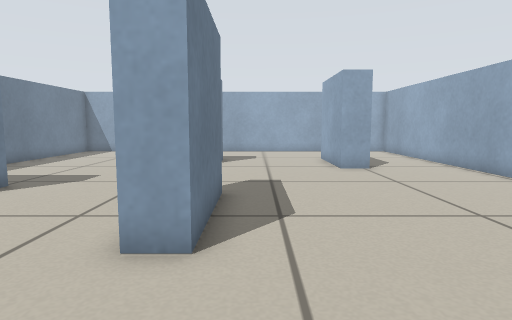
view 1 (above)

16 first-person views from a walk through a Stage world. The camera is 0.45 m above the floor, tilts 6° down and sees 75° across. The lines on the ground mark 1 m squares. The floor is counted in squares, 0.25 m on a side. Each view is taken from the middle of a square. On the plan, view 1 faces up. The plan holds only what a view shows up to about 17 squares ahead; the rest is blank. Robots are left out.

view 2
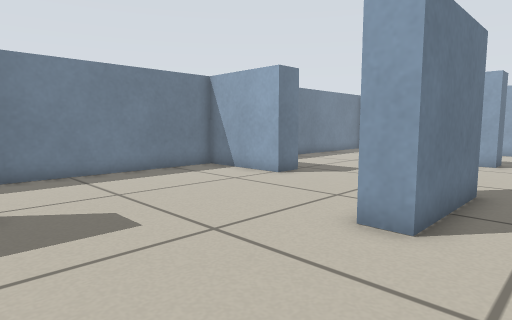

view 3
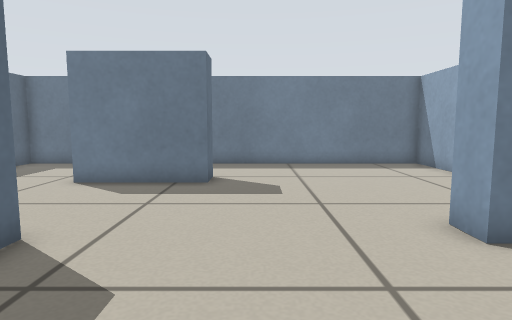

view 4
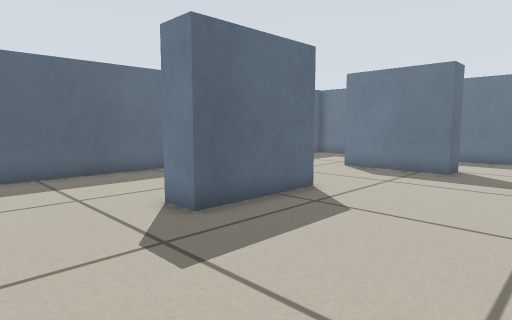

view 5
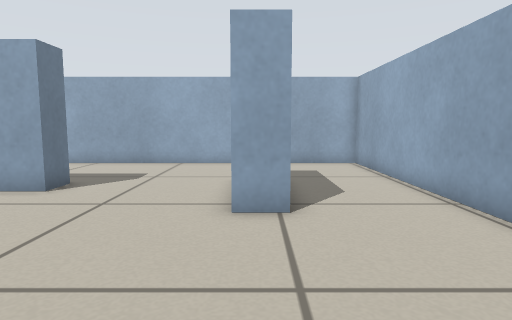

view 6
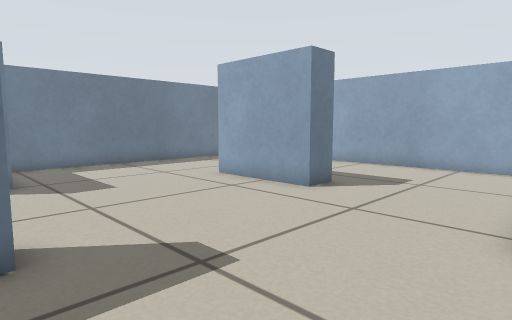

view 7
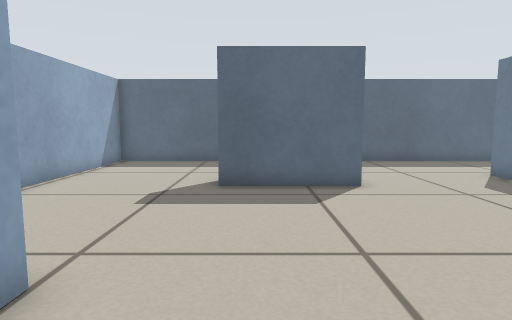

view 8
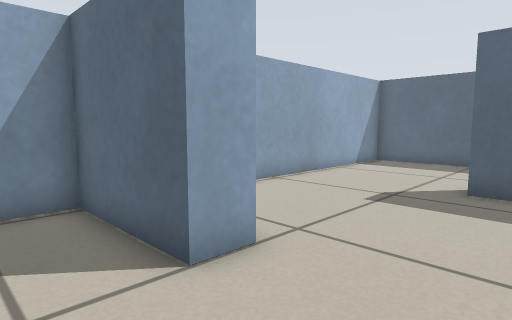

view 9
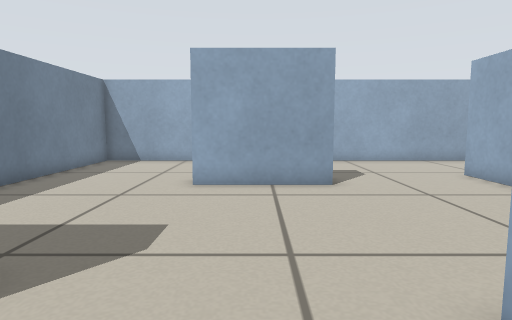

view 10
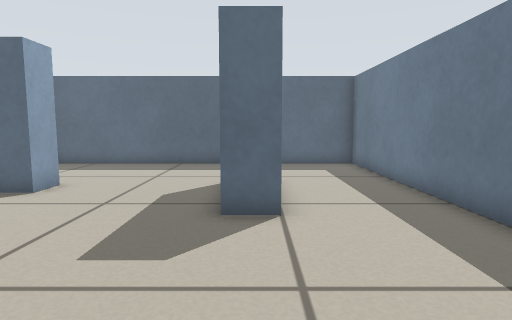

view 11
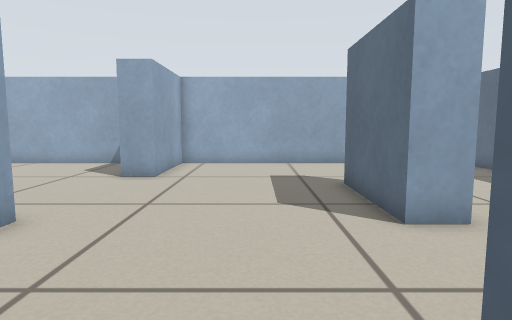

view 12
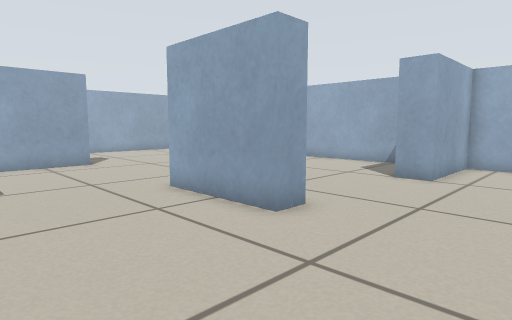

view 13
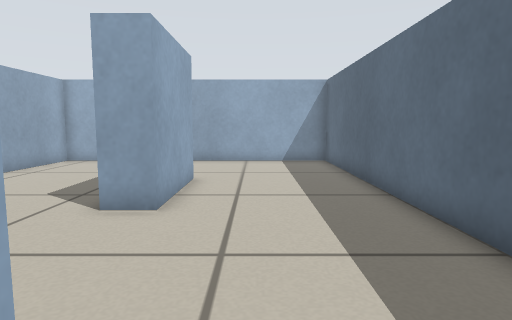

view 14
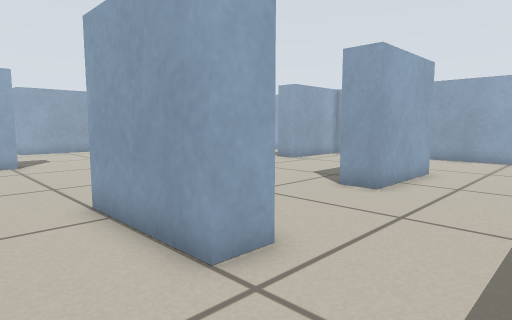

view 15
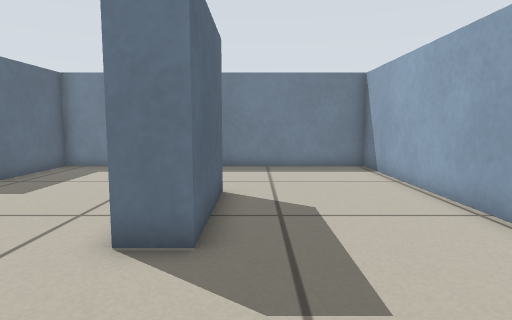

view 16
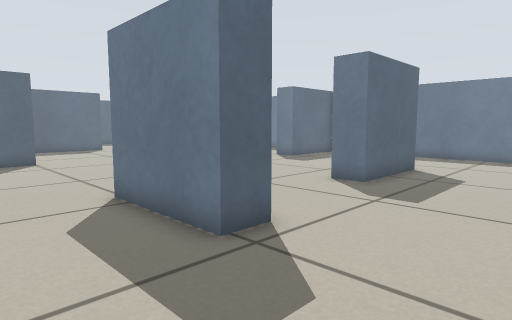

### Floor plan
Points are (right, up) in squares from view 1. A wall is a line through its corners. A room is listed if a view was taken in it or the views show most of it. See-through windows are left out.
Room 1 (views 1, 2, 3, 4, 5, 6, 7, 8, 9, 10, 11, 12, 13, 14, 15, 16)
walls: (-0.9, 8.8) (-0.9, 4.5) (-1.9, 4.5) (-1.9, 8.8); (-7.3, 9.8) (-7.3, 8.5) (-11.5, 8.5) (-11.5, -9.5) (8.7, -9.5) (8.7, 3.5) (4.5, 3.5) (4.5, 4.7) (8.7, 4.7) (8.7, 22.7) (-11.5, 22.7) (-11.5, 9.7) (-7.6, 9.7); (-6.3, -0.5) (-6.3, -4.7) (-7.5, -4.7) (-7.5, -0.5) (-6.3, -0.5); (-1.1, -2.7) (3.1, -2.7) (3.1, -3.9) (-1.1, -3.9) (-1.1, -2.7); (3.5, 13.7) (3.5, 17.9) (4.7, 17.9) (4.7, 13.7) (3.5, 13.7); (-6, 17.1) (-1.7, 17.1) (-1.7, 15.9) (-6, 15.9)

Positions as (right, up) in squares from view 1, and headings:
1: (0, 0), facing up
2: (1, -1), facing up-left
3: (4, 1), facing left
4: (7, 3), facing down-left
5: (4, 7), facing up
6: (4, 8), facing up-left
7: (2, 7), facing down
8: (1, 7), facing down-right
9: (-4, 6), facing up
10: (-7, 6), facing down
11: (-7, 0), facing right
12: (-7, 0), facing up-right
13: (-8, -6), facing right
14: (-10, -8), facing up-right
15: (3, 18), facing left
16: (8, 22), facing down-left
